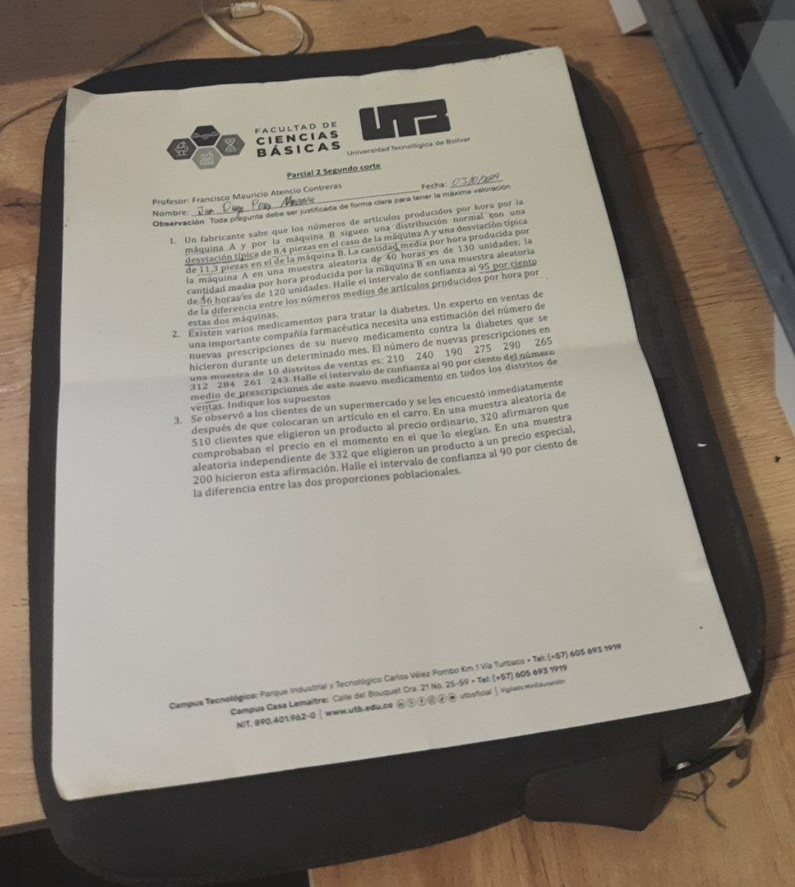
#> input picture semana12/images/image.jpg, 795 x 887 px, shrunk from 1080 x 1205 before the run, given in place of Image.jpeg, which was not available
$ jupyter execute document_scanner.ipynb   (text cells are left out)
#> lines starting #> are read from the running program, lines starting #| are printed output that depends on the picture; after the words box and inside, x2 and y2 are one past the last pixel; in counts of white or black regions, pixels touching at a corner belong together; pictures that were not available may be replaced by others from this repository, and a replacement may not be noted
[cell 1]
import numpy as np
import cv2
import matplotlib.pyplot as plt
import imutils

[cell 2]
img = cv2.imread('/content/Image.jpeg')
#> img is the input picture: shape (887, 795, 3); mean B, G, R 120.1, 131, 139
gray = cv2.cvtColor(img, cv2.COLOR_BGR2GRAY)
plt.imshow(gray, cmap = 'gray')
plt.show()

[cell 3]
detail = cv2.detailEnhance(img,sigma_s = 20, sigma_r = 0.15)
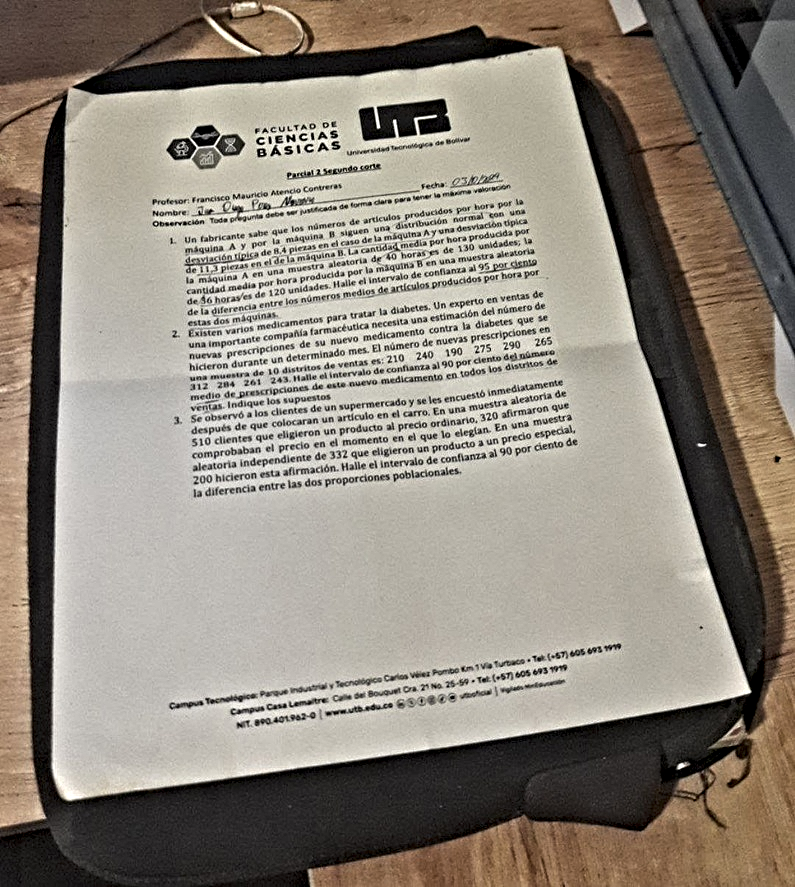
#> detail: shape (887, 795, 3); mean B, G, R 123.2, 134.2, 142.3
gray = cv2.cvtColor(detail,cv2.COLOR_BGR2GRAY) # GRAYSCALE IMAGE
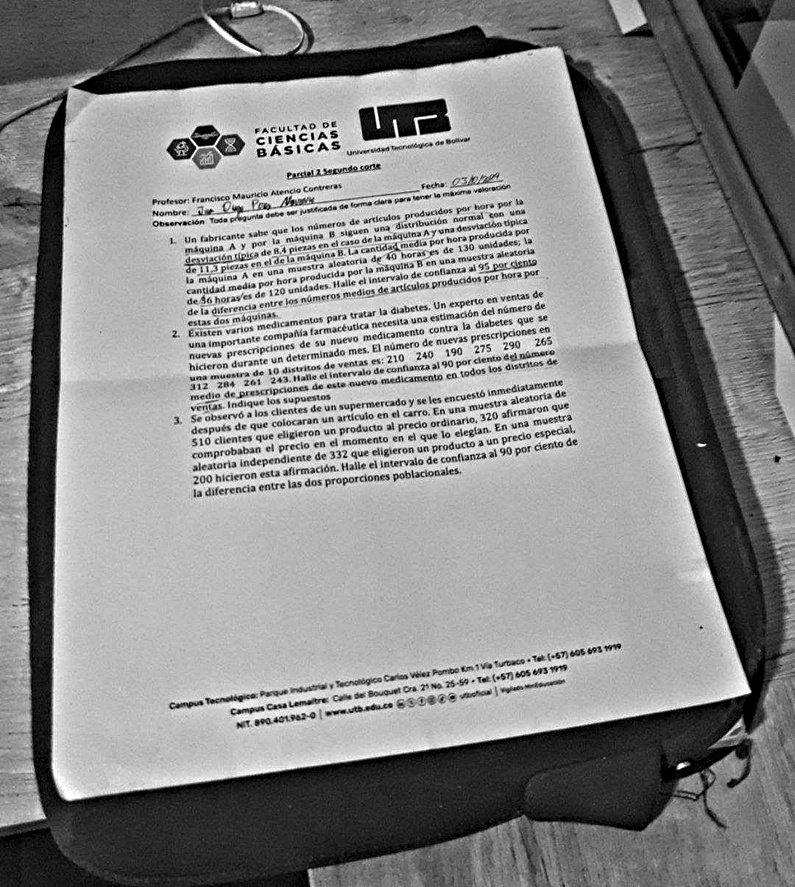
#> gray: shape (887, 795); min 0, max 255, mean 135.3
blur = cv2.GaussianBlur(gray,(5,5),0)

# edge detect
edge_image = cv2.Canny(blur,75,200)
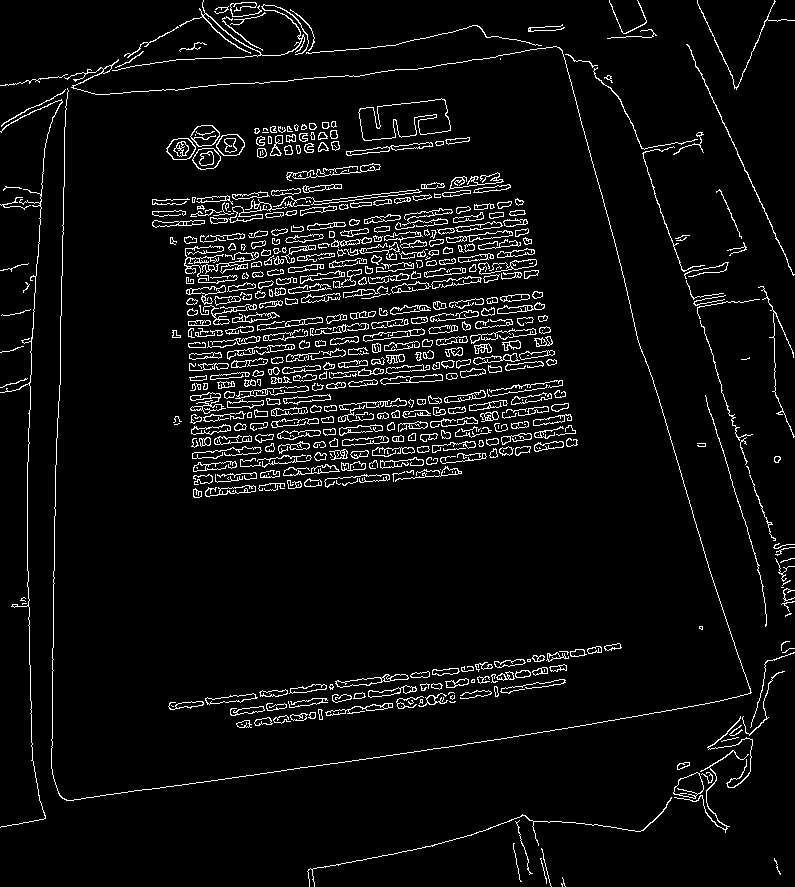
#> edge_image: shape (887, 795); 5.5% white in thin lines or dots
plt.imshow(edge_image)

[cell 4]
detail = cv2.detailEnhance(img,sigma_s = 20, sigma_r = 0.15)
gray = cv2.cvtColor(detail,cv2.COLOR_BGR2GRAY) # GRAYSCALE IMAGE
blur = cv2.GaussianBlur(gray,(5,5),0)

# edge detect
edge_image = cv2.Canny(blur,75,200)

# morphological transform
kernel = np.ones((5,5),np.uint8)
dilate = cv2.dilate(edge_image,kernel,iterations=1)
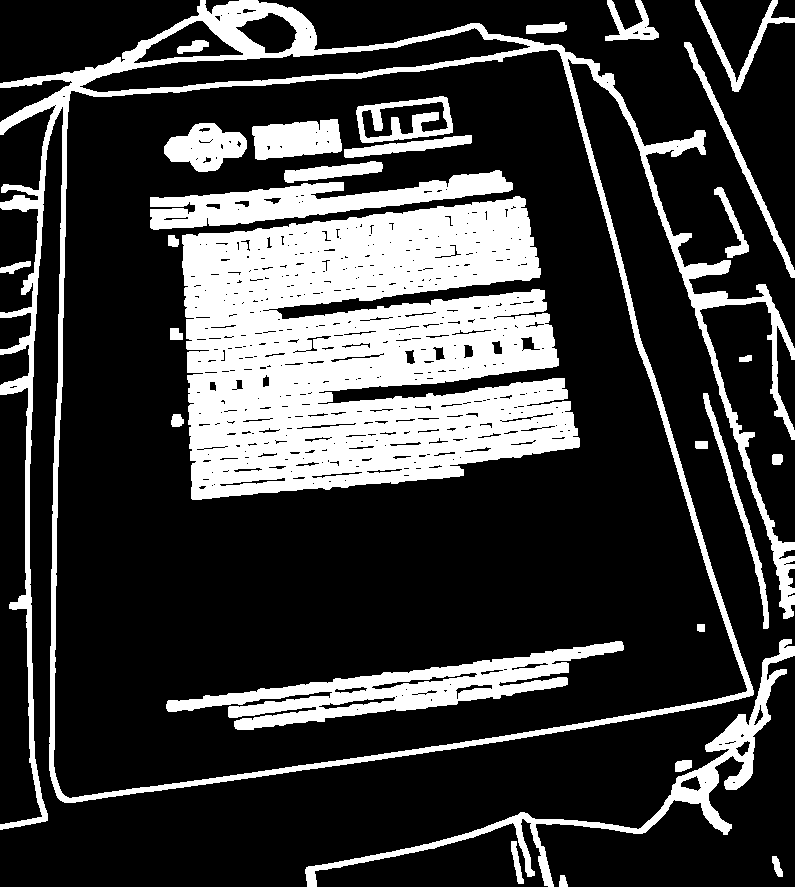
#> dilate: shape (887, 795); 24.2% white; 29 white regions, largest, box (x1, y1, x2, y2) and area: (182, 196, 580, 500) 86332, (0, 0, 795, 830) 37037, (166, 641, 624, 730) 12481
closing = cv2.morphologyEx(dilate,cv2.MORPH_CLOSE,kernel)
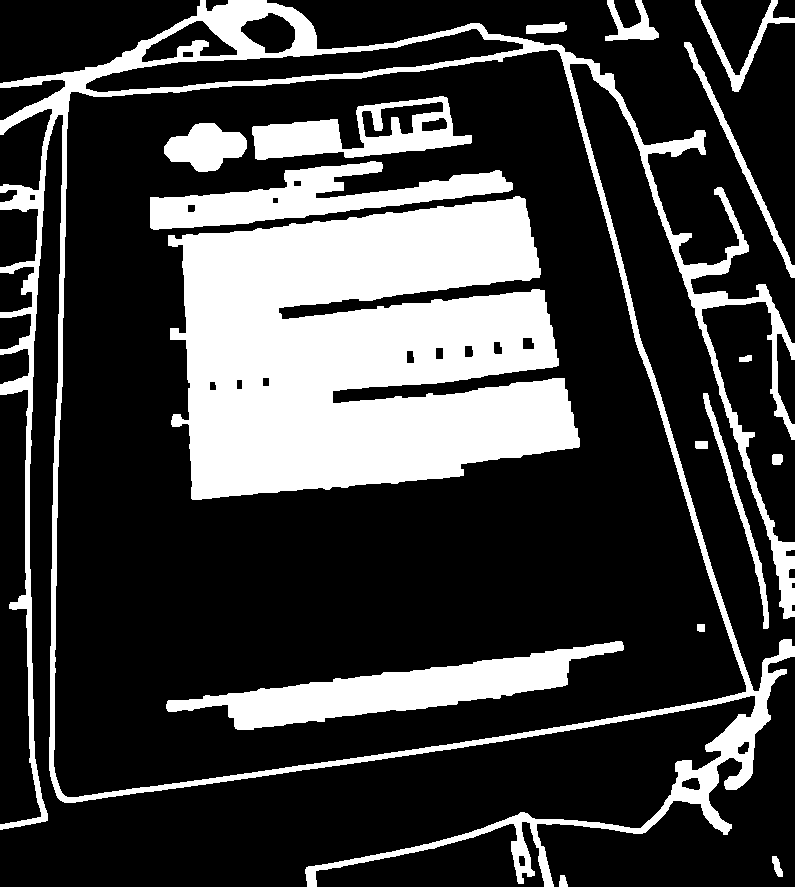
#> closing: shape (887, 795); 25.4% white; 17 white regions

plt.imshow(edge_image)
plt.show()

plt.imshow(closing)
plt.show()

[cell 5]
# find the contours
contours , hire = cv2.findContours(closing, cv2.RETR_LIST, cv2.CHAIN_APPROX_SIMPLE)
#> contours = 39 contours; largest, box (x1, y1, x2, y2) and area: (0, 0, 795, 887) 458421, (53, 49, 747, 798) 403868, (168, 196, 580, 500) 90548, (166, 641, 624, 730) 13622, (150, 161, 513, 230) 9898; hire = 39 rows, first 6: [1, -1, -1, -1], [2, 0, -1, -1], [3, 1, -1, -1], [4, 2, -1, -1], [5, 3, -1, -1], [6, 4, -1, -1]

contours = sorted(contours, key=cv2.contourArea, reverse=True)
for contour in contours:
    perimeter = cv2.arcLength(contour,True)
    corners = cv2.approxPolyDP(contour,0.02*perimeter, True)

    if len(corners) == 4:
        four_points = np.squeeze(corners)
        break
#> this loop made 2 passes
#> (perimeter, four_points) on pass 2: (2676.5, [[556, 49], [746, 691], [65, 796], [70, 92]])
#> perimeter on pass 1: 9452.8

cv2.drawContours(img,[four_points],-1,(0,255,0),3)
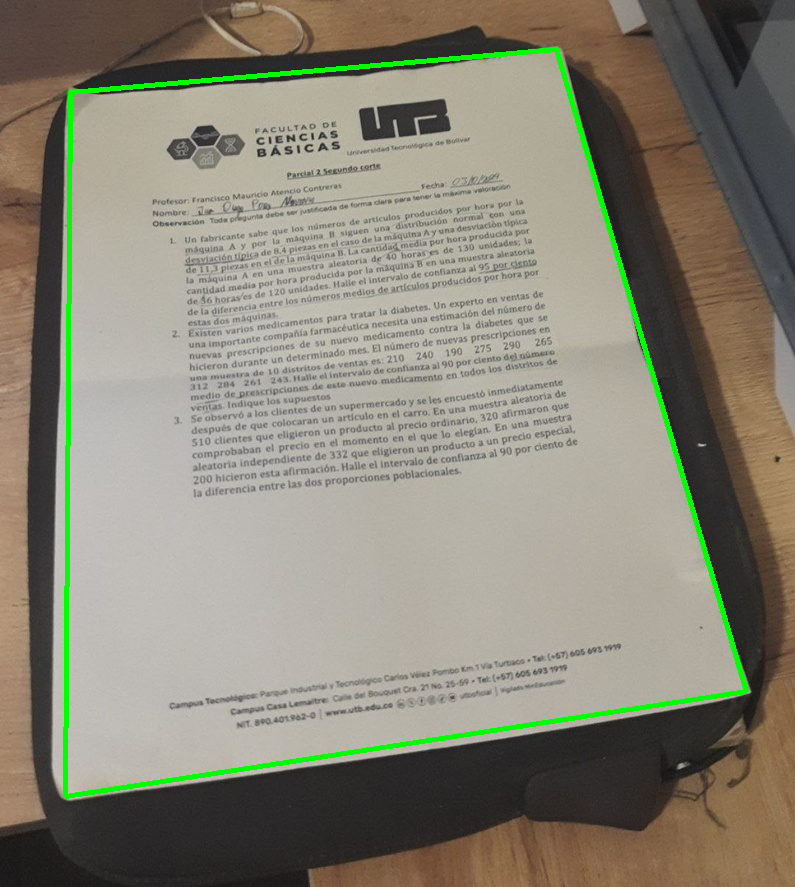
#> img: shape (887, 795, 3); 1.81% of pixels changed, all inside (x1, y1, x2, y2) = (63, 47, 749, 799)

[cell 6]
four_points
#> Out = [[556, 49], [746, 691], [65, 796], [70, 92]]

[cell 7]
four_points[:,0]
#> Out = [556, 746, 65, 70]

[cell 8]
plt.imshow(img)
plt.plot(four_points[:,0],four_points[:,1], 'bo')
plt.show()
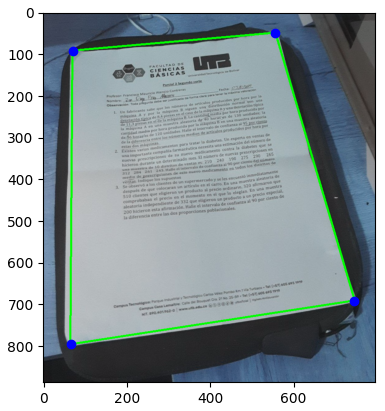
#> figure drawn by matplotlib, 1 panel; B, G, R data is drawn as R, G, B
